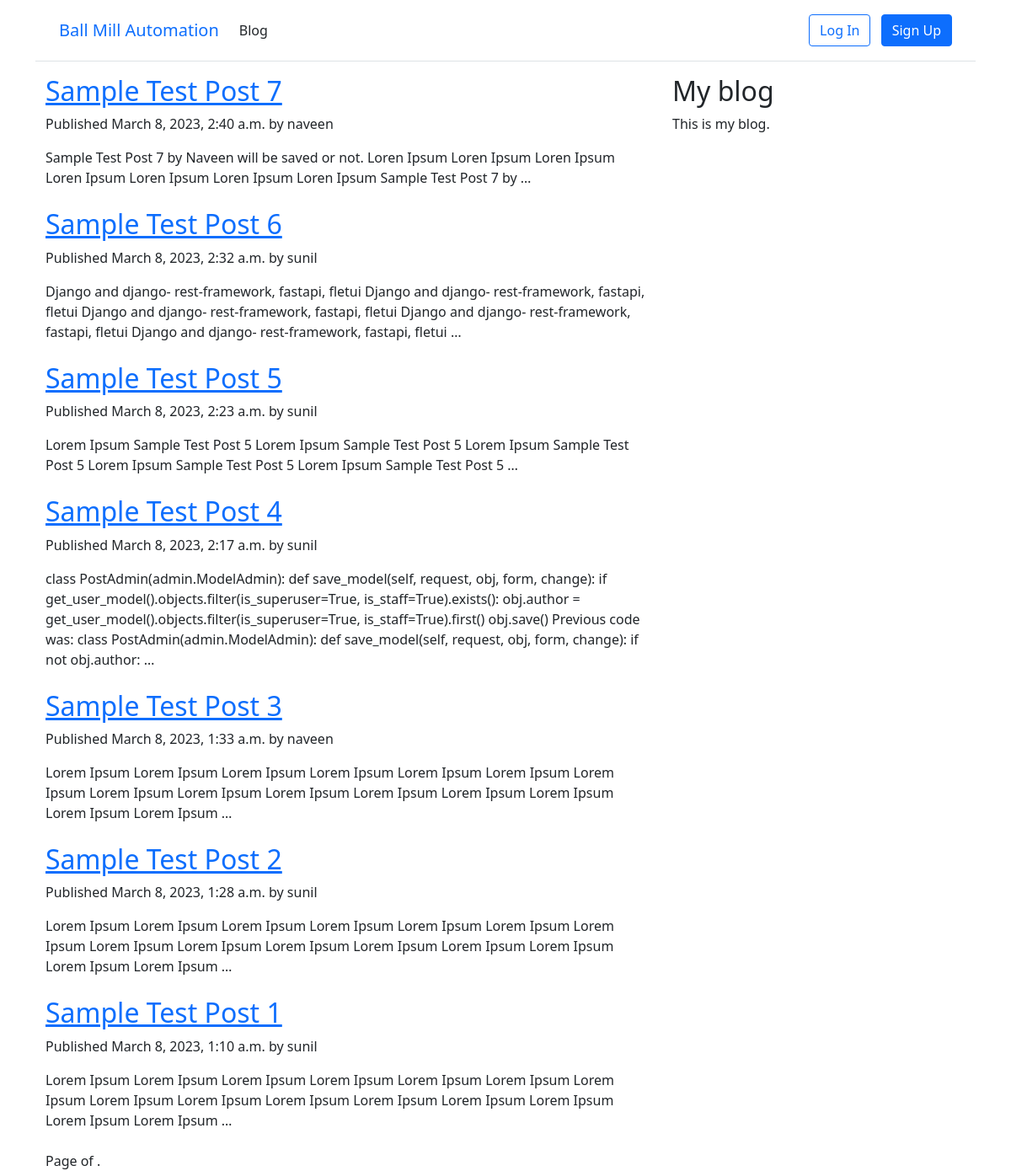
Screenshot of /blog/ with the database file from the repository.
### blog/models.py (models this page shows, shortened)
class Post(models.Model):
    class Status(models.TextChoices):
        DRAFT = 'DF', 'Draft'
        PUBLISHED = 'PB', 'Published'
    title = models.CharField(max_length=100)
    slug = models.SlugField(max_length=100, unique_for_date='publish')
    author = models.ForeignKey(get_user_model(), on_delete=models.CASCADE, null=True, blank=True)
    body = models.TextField()
    image = models.ImageField(upload_to='', blank=True, null=True)
    tags = models.ManyToManyField(Tag, blank=True)
    publish = models.DateTimeField(default=timezone.now)
    created = models.DateTimeField(auto_now_add=True)
    updated = models.DateTimeField(auto_now= True)
    status = models.CharField(max_length=2,choices=Status.choices,default=Status.DRAFT)
    objects = models.Manager() # The default manager.
    published = PublishedManager() # Our custom manager.
    class Meta:
        ordering = ['-publish']

### accounts/models.py (models this page shows)
class CustomUser(AbstractUser):
    mobile = models.CharField(max_length=10, null=True, blank=True)

### blog/views.py (the view)
# urls.py: path("", BlogListView.as_view(), name="blog"),
class BlogListView(ListView):
    model = Post
    template_name = "blog.html"

### templates/blog.html (shortened to what this page needs)
{% extends "base.html" %}
{% block content %}
    <div class="container">
        <div class="row">
            <div class="col-md-8">
                {% for post in post_list %}
                    <div class="post-entry mb-4">
                        <h2><a href="{% url 'post_detail' post.slug %}">{{ post.title }}</a></h2>
                        <p class="date">Published {{ post.publish }} by {{ post.author }}</p>
                        <p>{{ post.body|truncatewords:30|linebreaks }}</p>
                    </div>
                {% endfor %}
                {% include "pagination.html" with page=posts %}
            </div>
            <div class="col-md-4">
                <div id="sidebar" class="sticky-top" style="top: 1rem;">
                    <h2>My blog</h2>
                    <p>This is my blog.</p>
                </div>
            </div>
        </div>
    </div>
{% endblock content %}

### rows the page displays
Post: title "Sample Test Post 7", publish "March 8, 2023, 2:40 a.m.", author "naveen", body "Sample Test Post 7 by Naveen will be saved or not. Loren Ipsum Loren Ipsum Loren Ipsum Loren Ipsum Loren Ipsum Loren Ipsum Loren Ipsum Sample Test Post 7 by …"
Post: title "Sample Test Post 6", publish "March 8, 2023, 2:32 a.m.", author "sunil", body "Django and django- rest-framework, fastapi, fletui Django and django- rest-framework, fastapi, fletui Django and django- rest-framework, fastapi, fletui Django and django- rest-framework, fastapi, fletui Django and django- rest-framework, fastapi, fletui …"
Post: title "Sample Test Post 5", publish "March 8, 2023, 2:23 a.m.", author "sunil", body "Lorem Ipsum Sample Test Post 5 Lorem Ipsum Sample Test Post 5 Lorem Ipsum Sample Test Post 5 Lorem Ipsum Sample Test Post 5 Lorem Ipsum Sample Test Post 5 …"
Post: title "Sample Test Post 4", publish "March 8, 2023, 2:17 a.m.", author "sunil", body "class PostAdmin(admin.ModelAdmin): def save_model(self, request, obj, form, change): if get_user_model().objects.filter(is_superuser=True, is_staff=True).exists(): obj.author = get_user_model().objects.filter(is_superuser=True, is_staff=True).first() obj.save() Previous code was: class PostAdmin(admin.ModelAdmin): def save_model(self, request, obj, form, change): if not obj.author: …"
Post: title "Sample Test Post 3", publish "March 8, 2023, 1:33 a.m.", author "naveen", body "Lorem Ipsum Lorem Ipsum Lorem Ipsum Lorem Ipsum Lorem Ipsum Lorem Ipsum Lorem Ipsum Lorem Ipsum Lorem Ipsum Lorem Ipsum Lorem Ipsum Lorem Ipsum Lorem Ipsum Lorem Ipsum Lorem Ipsum …"
Post: title "Sample Test Post 2", publish "March 8, 2023, 1:28 a.m.", author "sunil", body "Lorem Ipsum Lorem Ipsum Lorem Ipsum Lorem Ipsum Lorem Ipsum Lorem Ipsum Lorem Ipsum Lorem Ipsum Lorem Ipsum Lorem Ipsum Lorem Ipsum Lorem Ipsum Lorem Ipsum Lorem Ipsum Lorem Ipsum …"
Post: title "Sample Test Post 1", publish "March 8, 2023, 1:10 a.m.", author "sunil", body "Lorem Ipsum Lorem Ipsum Lorem Ipsum Lorem Ipsum Lorem Ipsum Lorem Ipsum Lorem Ipsum Lorem Ipsum Lorem Ipsum Lorem Ipsum Lorem Ipsum Lorem Ipsum Lorem Ipsum Lorem Ipsum Lorem Ipsum …"
